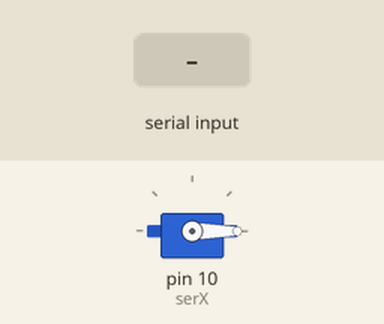
Recording of a sketch running on a simulated Arduino Uno, built with avr-gcc and run on an emulated ATmega328P. Shown: servo. The test bench sets the inputs (shaded band).

Above: at 1.2 s.
1.3 s: "90,45\n" received over Serial
At 2.5 s:
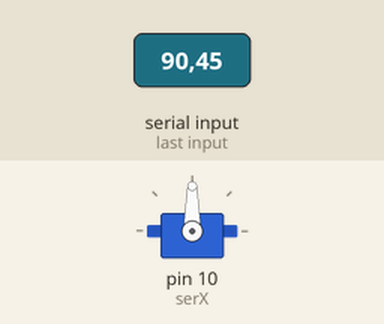
2.8 s: "30,150\n" received over Serial
At 3.9 s:
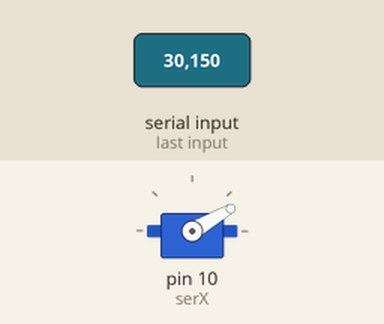
4.3 s: "200\n" received over Serial
At 4.9 s:
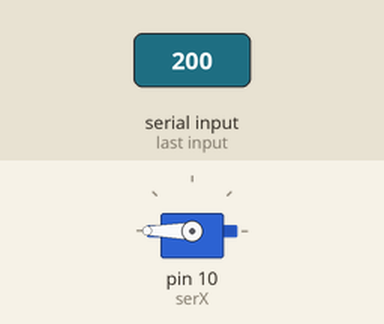
5.8 s: "X" received over Serial
At 7.0 s:
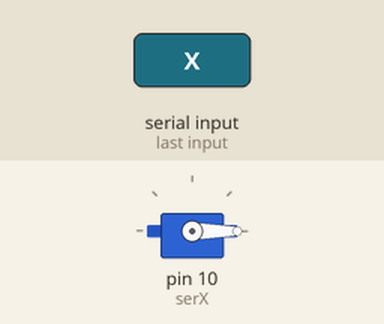
7.3 s: "90\n" received over Serial
At 8.4 s:
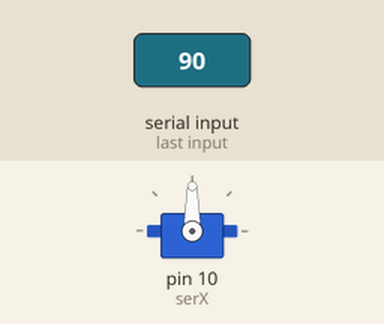
Timing chart, 0 to 9.8 s (numbered marks = the images above; inputs shaded):
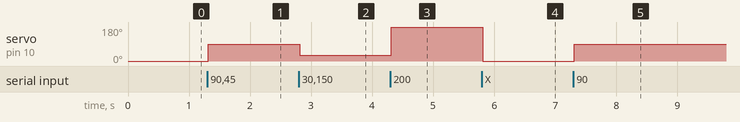

Measured:
- after the input at 1.3 s, servo on pin 10 (serX): 0° → 90° at once
- after the input at 2.8 s, servo on pin 10 (serX): 90° → 30° at once
- after the input at 4.3 s, servo on pin 10 (serX): 30° → 180° at once
- after the input at 5.8 s, servo on pin 10 (serX): 180° → 0° at once
- after the input at 7.3 s, servo on pin 10 (serX): 0° → 90° at once

The sketch:

Servo_pointer.ino
```cpp
#include<Servo.h>

Servo serX;
String serialData;

void setup() {
  serX.attach(10);
  Serial.begin(9600);
  Serial.setTimeout(10);
  serX.write(0);
}

void loop() {
  //lmao

}

void serialEvent() {
  serialData = Serial.readString();
  serX.write(parseDataX(serialData));
}

int parseDataX(String data){
  data.remove(data.indexOf("X"), 1);
  return data.toInt();
}
```
